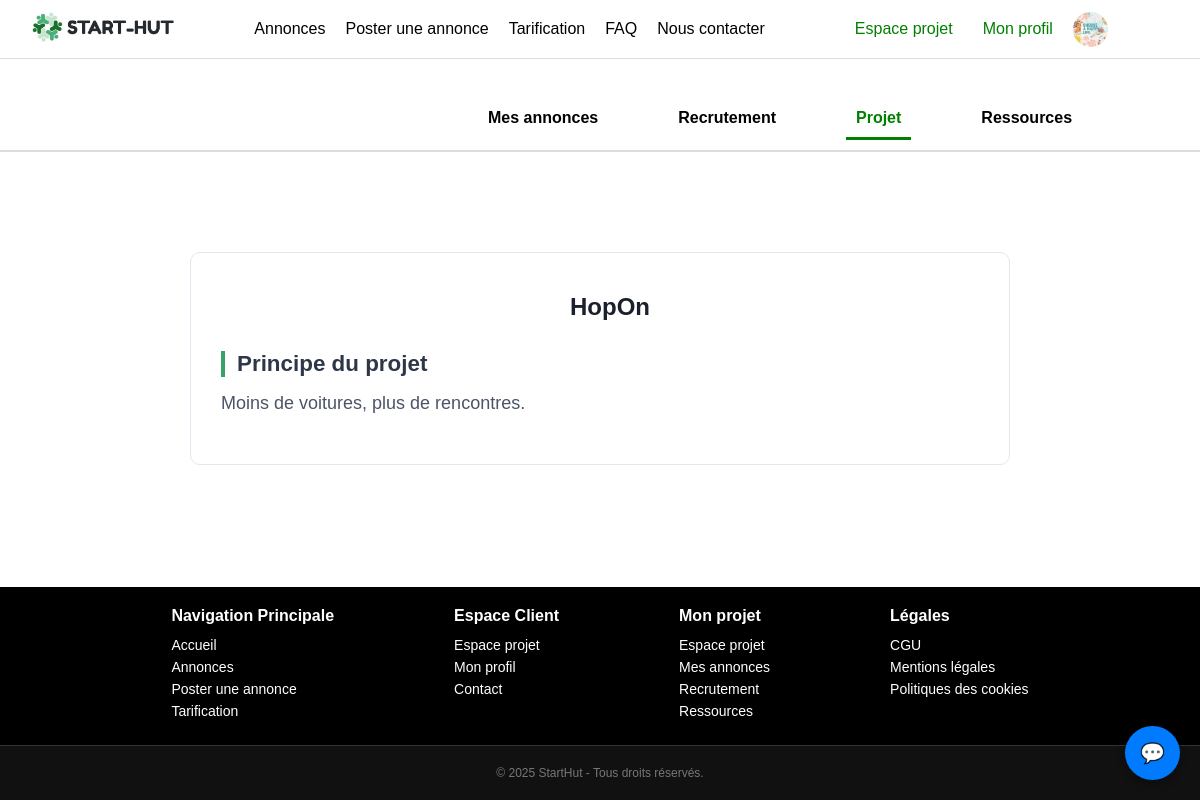
Page /src/views/projet/projet.php (signed in) on the earlier database version.
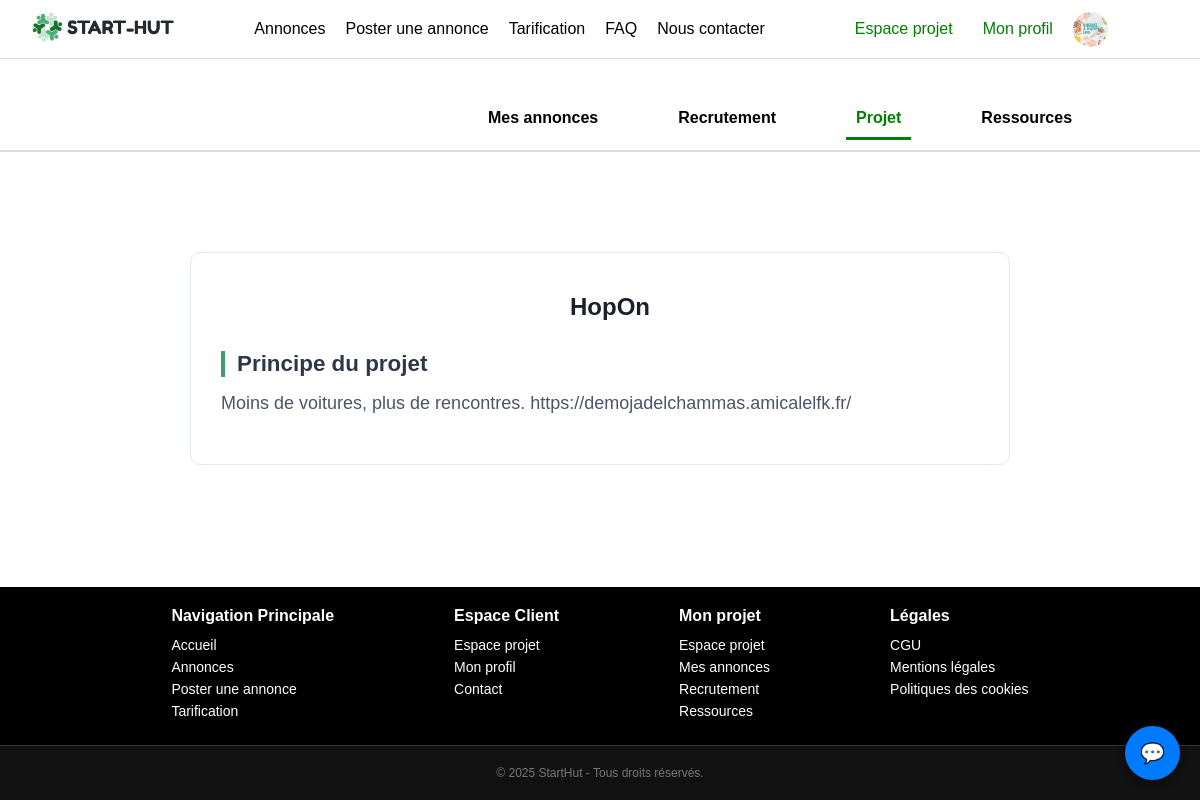
Same page on the later database version.
### tables this page shows
CREATE TABLE Projets (
    id INT PRIMARY KEY AUTO_INCREMENT,
    createur INT NOT NULL,
    nom VARCHAR(255) NOT NULL UNIQUE,
    taches_effectuees INT NOT NULL  DEFAULT 0 CHECK (taches_effectuees >= 0),
    principe_du_projet TEXT NOT NULL ,
    definition_du_marche TEXT ,
    analyse_de_la_demande TEXT ,
    analyse_de_la_concurrence TEXT ,

    annonce_date_creation DATETIME NOT NULL ,
    annonce_titre VARCHAR(255) NOT NULL ,
    annonce_description TEXT NOT NULL ,
    annonce_competences_recherchees ENUM ('developpeur', 'designer', 'marketing', 'communication', 'autre') NOT NULL,
    annonce_categorie ENUM ('technologies', 'education', 'business', 'autre') NOT NULL,
    annonce_collaborateurs_souhaites INT NOT NULL ,
    annonce_remuneration DOUBLE NOT NULL DEFAULT 0 CHECK (annonce_remuneration >= 0),
    annonce_etat ENUM ('ouvert', 'ferme') NOT NULL ,

    FOREIGN KEY (createur) REFERENCES Utilisateurs(id)
);

### src/views/projet/projet.php (the view, shortened to what this page needs)
<?php
$porteur_id = $_SESSION['user_id'] ?? null;
$projet = null;
if ($porteur_id) {
    $conn = new mysqli(DB_HOST, DB_USER, DB_PASS, DB_NAME);
    $stmt = $conn->prepare("
        SELECT annonce_description, annonce_titre, principe_du_projet
        FROM Projets
        WHERE createur = ?
        LIMIT 1
    ");
    $stmt->bind_param("i", $porteur_id);
    $stmt->execute();
    $result = $stmt->get_result();
    $projet = $result->fetch_assoc();
}
?>
<!DOCTYPE html>
<html lang="fr">
<head>
    <link rel="stylesheet" href="/Start-Hut/public/assets/css/styles-fatma.css">
    <link rel="stylesheet" href="/Start-Hut/public/assets/css/styles.css">
</head>
<body>
<?php include('../../templates/header.php'); ?>
<nav class="sub-navbar">
    <ul>
    <li><a href="espace-projet.php" class="<?= basename($_SERVER['PHP_SELF']) == 'espace-projet.php' ? 'active' : '' ?>">Mes annonces</a></li>
    <li><a href="recrutement.php" class="<?= basename($_SERVER['PHP_SELF']) == 'recrutement.php' ? 'active' : '' ?>">Recrutement</a></li>
    <li><a href="projet.php" class="<?= basename($_SERVER['PHP_SELF']) == 'projet.php' ? 'active' : '' ?>">Projet</a></li>
    <li><a href="ressource/ressources.php" class="<?= basename($_SERVER['PHP_SELF']) == 'ressources.php' ? 'active' : '' ?>">Ressources</a></li>
    </ul>
</nav>
<section class="projet-description">
    <div class="container">
        <?php if ($projet): ?>
            <h1><?= htmlspecialchars($projet['annonce_titre']) ?></h1>
            <h3>Principe du projet</h3>
            <p class="intro"><?= nl2br(htmlspecialchars($projet['annonce_description'])) ?></p>
        <?php else: ?>
            <p class="intro">Aucun projet trouvé pour votre compte.</p>
        <?php endif; ?>
    </div>
</section>
<?php include('../../templates/footer.php'); ?>
</body>
</html>

### src/templates/header.php (shortened to what this page needs)
<div class="navbar-container">
    <nav class="navbar">
        <div class="logo">
            <a href="/Start-Hut/public/index.php"><img src="/Start-Hut/public/assets/img/logo.png" alt="Logo"></a>
        </div>
<?php
$user_type = $_SESSION['user_type'] ?? null;
?>
<ul class="nav-links mobile-menu">
  <?php if ($user_type === 'porteur'): ?>
    <li><a href="/Start-Hut/src/views/annonces.php">Annonces</a></li>
    <li><a href="/Start-Hut/src/views/projet/annonce/posterannonce.php">Poster une annonce</a></li>
    <li><a href="/Start-Hut/src/views/abonnements.php">Tarification</a></li>
    <li><a href="/Start-Hut/src/views/faq.php">FAQ</a></li>
    <li><a href="/Start-Hut/src/views/contact.php">Nous contacter</a></li>
  <?php endif; ?>
</ul>
<div class="auth-buttons mobile-menu">
  <?php if (!isset($_SESSION['user_id'])): ?>
    <a href="/Start-Hut/src/views/user/connexion.php" class="signup">Se connecter</a>
  <?php else: ?>
    <?php if ($user_type === 'porteur'): ?>
      <a href="/Start-Hut/src/views/projet/espace-projet.php" class="signup">Espace projet</a>
    <?php elseif ($user_type === 'collaborateur'): ?>
      <a href="/Start-Hut/src/views/projet/espace-collaborateur.php" class="signup">Espace collaborateur</a>
    <?php elseif ($user_type === 'admin'): ?>
      <a href="/Start-Hut/src/views/admin.php" class="signup">Panel Admin</a>
    <?php endif; ?>
    <a href="/Start-Hut/src/views/user/profil.php" class="signup">Mon profil</a>
    <?php
    $user_image = [];
    ?>
    <a href="/Start-Hut/src/views/user/profil.php" class="profile-image-link">
      <img src="<?php echo $user_image['lien'] ?? '/Start-Hut/public/assets/img/APRIL.png'; ?>" class="header-profile-pic" alt="Photo de profil">
    </a>
  <?php endif; ?>
</div>
</div>

### src/templates/footer.php (shortened to what this page needs)
<footer>
<?php include('messagerie.php'); ?>
    <div class="footer-container">
        <div class="footer-section">
            <h3>Navigation Principale</h3>
            <?php
            $user_type = $_SESSION['user_type'] ?? null;
            ?>
            <?php if ($user_type === 'porteur'): ?>
            <p><a href="/Start-Hut/public/index.php">Accueil</a></p>
            <p><a href="/Start-Hut/src/views/annonces.php">Annonces</a></p>
            <p><a href="/Start-Hut/src/views/projet/annonce/posterannonce.php">Poster une annonce</a></p>
            <p><a href="/Start-Hut/src/views/abonnements.php">Tarification</a></p>
            <?php endif; ?>
        </div>
        <div class="footer-section">
            <h3>Espace Client</h3>
            <?php if ($user_type === 'porteur'): ?>
                <p><a href="/Start-Hut/src/views/projet/espace-projet.php" >Espace projet</a></p>
                <p><a href="/Start-Hut/src/views/user/profil.php" >Mon profil</a></p>
                <p><a href="/Start-Hut/src/views/contact.php">Contact</a></p>
            <?php endif; ?>
        </div>
        <div class="footer-section">
            <?php if ($user_type === 'porteur'): ?>
            <h3>Mon projet</h3>
            <p><a href="/Start-Hut/src/views/projet/espace-projet.php">Espace projet</a></p>
            <p><a href="/Start-Hut/src/views/projet/espace-projet.php">Mes annonces</a></p>
            <p><a href="/Start-Hut/src/views/projet/recrutement.php">Recrutement</a></p>
            <p><a href="/Start-Hut/src/views/projet/ressource/ressources.php">Ressources</a></p>
            <?php endif; ?>
        </div>
        <div class="footer-section">
            <h3>Légales</h3>
            <p><a href="/Start-Hut/src/views/legal/cgu.php">CGU</a></p>
            <p><a href="/Start-Hut/src/views/legal/mentions.php">Mentions légales</a></p>
            <p><a href="/Start-Hut/src/views/legal/cookies.php">Politiques des cookies</a></p>
        </div>
    </div>
    <div class="footer-bottom">
    © 2025 StartHut - Tous droits réservés.
</div>
</footer>

### src/templates/messagerie.php (shortened to what this page needs)
<link rel="stylesheet" href="assets/css/styles-meryem.css">
<link rel="stylesheet" href="https://cdnjs.cloudflare.com/ajax/libs/font-awesome/6.5.0/css/all.min.css">
<a id="open-message-modal" class="message-floating-btn">💬</a>

### public/assets/css/styles-fatma.css (style rules this page uses)
.projet-description { width: 75%; margin: 40px auto; padding: 60px 40px; border-radius: 10px; transition: all 0.3s ease-in-out; background-color: #fff; ; }
.projet-description .container { padding: 20px 30px; background-color: white; border-radius: 10px; border: 1px solid #e2e8f0; }
.projet-description h1 { font-size: 1.5rem; color: #1a202c; font-weight: bold; margin-bottom: 12px; text-align: center; }
.projet-description h3 { font-size: 1.4rem; color: #2d3748; margin-top: 30px; margin-bottom: 10px; border-left: 4px solid #38a169; padding-left: 12px; }
.projet-description .intro { font-size: 1.125rem; color: #4a5568; line-height: 1.8; margin-bottom: 25px; }
.projet-description p { font-size: 1.05rem; color: #2d3748; line-height: 1.7; }
* { box-sizing: border-box; margin: 0; padding: 0; }
html, body { overflow-x: hidden; max-width: 100%; width: 100%; }
body { overflow-x: hidden; max-width: 100vw; position: relative; }
.sub-navbar ul { display: flex; flex-wrap: wrap; justify-content: center; gap: 30px; padding: 0; margin: 0; overflow-x: hidden; }

### public/assets/css/styles.css (style rules this page uses)
* { margin: 0; padding: 0; box-sizing: border-box; }
body { width: auto; font-family: 'Open Sans', sans-serif; display: flex; flex-direction: column; min-height: 100vh; }
.navbar { display: flex; align-items: center; justify-content: center; padding: 10px ; background-color: white; border-bottom: 1px solid #ddd; gap: 60px; margin-bottom: 30px; }
.logo { display: flex; }
.logo img { height: 30px; width: auto; }
.nav-links { list-style: none; display: flex; gap: 20px; margin: 0 20px; color: black; text-decoration: none; }
.nav-links li a { text-decoration: none; color: black; }
.auth-buttons { display: flex; gap: 10px; color: black; }
.auth-buttons .signup { text-decoration: none; color: green; padding: 10px; }
.header-profile-pic { width: 35px; height: 35px; border-radius: 50%; object-fit: cover; }
.profile-image-link { display: flex; align-items: center; justify-content: center; }
.sub-navbar { display: flex; justify-content: center; padding: 0 0 10px 0; background: white; border-bottom: 2px solid #ddd; width: 100%; box-sizing: border-box; }
.sub-navbar ul { display: flex; list-style: none; gap: 60px; padding: 0; margin: 0; flex-wrap: wrap; justify-content: center; }
.sub-navbar li a { text-decoration: none; color: black; font-weight: bold; padding: 10px; display: block; text-align: center; }
.sub-navbar li a.active { color: green; border-bottom: 3px solid green; }
html, body { margin: 0; padding: 0; overflow-x: hidden; width: 100vw; box-sizing: border-box; }
footer { background-color: #000000; color: white; width: 100%; position: relative; bottom: 0px; margin-top: auto; font-family: Arial, sans-serif; }
.footer-container { display: flex; justify-content: center; align-items: flex-start; gap: 120px; padding: 20px 0; text-align: left; }
.footer-section h3 { font-size: 16px; font-weight: bold; margin-bottom: 12px; }
.footer-section p { margin: 6px 0; font-size: 14px; }
footer a { text-decoration: none; color: inherit; }
.footer-bottom { background-color: #111111; border-top: 1px solid #333; color: white; width: 100%; position: relative; bottom: 0px; margin-top: auto; font-family: Arial, sans-serif; padding: 20px 0; margin-left: auto; font-size: 12px; color: #777; text-align: center; }
h1 { font-size: 2em; margin: 20px 0; padding-left: 20px; }
.message-floating-btn { position: fixed; bottom: 20px; right: 20px; background-color: #007bff; color: white; padding: 15px; border-radius: 50%; text-align: center; font-size: 20px; cursor: pointer; box-shadow: 0 4px 8px rgba(0,0,0,0.3); z-index: 9999; }

### public/assets/css/styles-meryem.css (style rules this page uses)
:root { --primary-color: green; --primary-dark: rgb(6, 78, 6); --primary-light: #d1ffd1; --text-color: #333; --background: #f8f8f8; }
body { margin: 0; font-family: Arial, sans-serif; background-color: white; }
.container { max-width: 1200px; margin: auto; padding: 60px 20px; }
.sub-navbar { display: flex; justify-content: center; padding: 10px 0; background: white; border-bottom: 2px solid #ddd; width: 130%; }
.sub-navbar ul { display: flex; list-style: none; gap: 60px; }
.sub-navbar li a { text-decoration: none; color: black; font-weight: bold; padding: 10px; }
.sub-navbar li a.active { color: green; border-bottom: 3px solid green; }
.message-floating-btn { position: fixed; bottom: 20px; right: 20px; background-color: #007bff; color: white; padding: 15px; border-radius: 50%; text-align: center; font-size: 20px; cursor: pointer; box-shadow: 0 4px 8px rgba(0,0,0,0.3); z-index: 9999; }

Differences in the rows shown:
changed projets "HopOn": annonce_description "Moins de voitures, plus de rencontres." → "Moins de voitures, plus de rencontres. https://demojadelchammas.amicalelfk.fr/"
